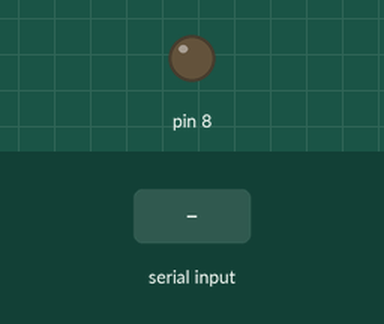
The sketch below on a simulated Arduino Uno, built with avr-gcc and run on an emulated ATmega328P. Shown: output pins drawn as LEDs (lit = HIGH). The inputs (shaded band) are chosen by the test bench.

Above: at 1.2 s.
1.3 s: "*prende led" received over Serial
At 2.1 s:
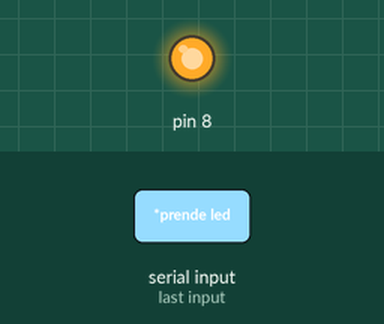
2.9 s: "*apaga led" received over Serial
At 4.1 s:
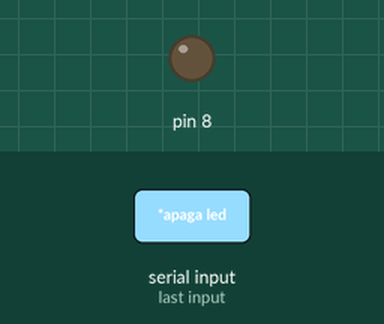
Timing chart, 0 to 5.9 s (numbered marks = the images above; inputs shaded):
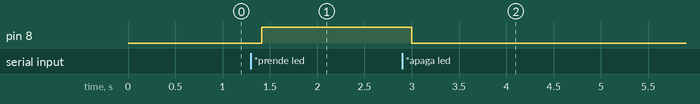

The sketch:

Domotica_voz.ino
```cpp
String mensaje;

void setup() {
Serial.begin(9600);
pinMode(8,OUTPUT);

}

void loop() {

 while(Serial.available()){
    delay(10);
     char c = Serial.read();
      mensaje += c;
}
if(mensaje.length()>0){
if(mensaje=="*prende led"){digitalWrite(8,HIGH);}
else if (mensaje=="*apaga led"){digitalWrite(8,LOW);}
}
mensaje="";
}
```

Measured:
- after the input at 1.3 s, pin 8: LOW → HIGH after 0.11 s
- after the input at 2.9 s, pin 8: HIGH → LOW after 0.10 s
